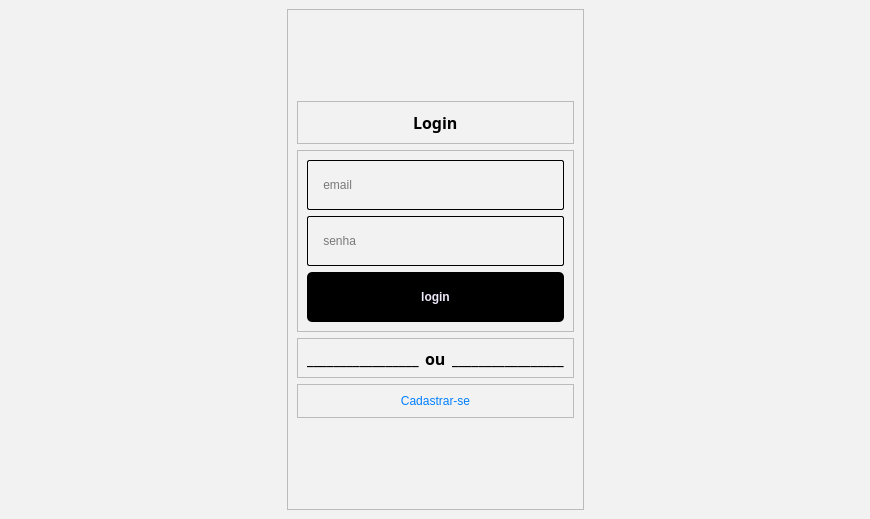
<?xml version="1.0" encoding="UTF-8"?>
<ui version="4.0">
 <class>MainWindow</class>
 <widget class="QMainWindow" name="MainWindow">
  <property name="geometry">
   <rect>
    <x>0</x>
    <y>0</y>
    <width>870</width>
    <height>519</height>
   </rect>
  </property>
  <property name="windowTitle">
   <string>MainWindow</string>
  </property>
  <property name="styleSheet">
   <string notr="true">background-color: rgb(242, 242, 242)</string>
  </property>
  <widget class="QWidget" name="centralwidget">
   <layout class="QHBoxLayout" name="horizontalLayout">
    <item>
     <spacer name="horizontalSpacer">
      <property name="orientation">
       <enum>Qt::Horizontal</enum>
      </property>
      <property name="sizeHint" stdset="0">
       <size>
        <width>264</width>
        <height>20</height>
       </size>
      </property>
     </spacer>
    </item>
    <item>
     <spacer name="verticalSpacer">
      <property name="orientation">
       <enum>Qt::Vertical</enum>
      </property>
      <property name="sizeHint" stdset="0">
       <size>
        <width>0</width>
        <height>0</height>
       </size>
      </property>
     </spacer>
    </item>
    <item>
     <widget class="QFrame" name="frame">
      <property name="minimumSize">
       <size>
        <width>250</width>
        <height>0</height>
       </size>
      </property>
      <property name="maximumSize">
       <size>
        <width>300</width>
        <height>16777215</height>
       </size>
      </property>
      <property name="frameShape">
       <enum>QFrame::StyledPanel</enum>
      </property>
      <property name="frameShadow">
       <enum>QFrame::Raised</enum>
      </property>
      <layout class="QVBoxLayout" name="verticalLayout">
       <item>
        <spacer name="verticalSpacer_2">
         <property name="orientation">
          <enum>Qt::Vertical</enum>
         </property>
         <property name="sizeHint" stdset="0">
          <size>
           <width>20</width>
           <height>40</height>
          </size>
         </property>
        </spacer>
       </item>
       <item>
        <widget class="QFrame" name="frame_3">
         <property name="frameShape">
          <enum>QFrame::StyledPanel</enum>
         </property>
         <property name="frameShadow">
          <enum>QFrame::Raised</enum>
         </property>
         <layout class="QHBoxLayout" name="horizontalLayout_3">
          <item>
           <spacer name="horizontalSpacer_3">
            <property name="orientation">
             <enum>Qt::Horizontal</enum>
            </property>
            <property name="sizeHint" stdset="0">
             <size>
              <width>40</width>
              <height>20</height>
             </size>
            </property>
           </spacer>
          </item>
          <item>
           <widget class="QLabel" name="label_2">
            <property name="minimumSize">
             <size>
              <width>0</width>
              <height>0</height>
             </size>
            </property>
            <property name="maximumSize">
             <size>
              <width>100</width>
              <height>16777215</height>
             </size>
            </property>
            <property name="font">
             <font>
              <family>Noto Sans Georgian</family>
              <pointsize>12</pointsize>
              <weight>75</weight>
              <bold>true</bold>
             </font>
            </property>
            <property name="styleSheet">
             <string notr="true">QLabel{
text-align: center;
}</string>
            </property>
            <property name="text">
             <string>Login</string>
            </property>
           </widget>
          </item>
          <item>
           <spacer name="horizontalSpacer_4">
            <property name="orientation">
             <enum>Qt::Horizontal</enum>
            </property>
            <property name="sizeHint" stdset="0">
             <size>
              <width>40</width>
              <height>20</height>
             </size>
            </property>
           </spacer>
          </item>
         </layout>
        </widget>
       </item>
       <item>
        <widget class="QFrame" name="frame_4">
         <property name="frameShape">
          <enum>QFrame::StyledPanel</enum>
         </property>
         <property name="frameShadow">
          <enum>QFrame::Raised</enum>
         </property>
         <layout class="QVBoxLayout" name="verticalLayout_2">
          <item>
           <widget class="QLineEdit" name="login_lineEdit_cpf">
            <property name="minimumSize">
             <size>
              <width>0</width>
              <height>50</height>
             </size>
            </property>
            <property name="maximumSize">
             <size>
              <width>16777215</width>
              <height>16777215</height>
             </size>
            </property>
            <property name="styleSheet">
             <string notr="true">border-width: 1px;
border-color: black;
border-style: solid;
display: inline-block;
border-radius: 2px;</string>
            </property>
            <property name="inputMask">
             <string/>
            </property>
            <property name="text">
             <string/>
            </property>
            <property name="placeholderText">
             <string>    email</string>
            </property>
           </widget>
          </item>
          <item>
           <widget class="QLineEdit" name="login_lineEdit_senha">
            <property name="minimumSize">
             <size>
              <width>0</width>
              <height>50</height>
             </size>
            </property>
            <property name="styleSheet">
             <string notr="true">border-width: 1px;
border-color: black;
border-style: solid;
display: inline-block;
border-radius: 2px;</string>
            </property>
            <property name="inputMask">
             <string/>
            </property>
            <property name="text">
             <string/>
            </property>
            <property name="placeholderText">
             <string>    senha</string>
            </property>
           </widget>
          </item>
          <item>
           <widget class="QPushButton" name="login_pushButton_logar">
            <property name="minimumSize">
             <size>
              <width>0</width>
              <height>50</height>
             </size>
            </property>
            <property name="maximumSize">
             <size>
              <width>16777215</width>
              <height>16777215</height>
             </size>
            </property>
            <property name="font">
             <font>
              <weight>75</weight>
              <bold>true</bold>
             </font>
            </property>
            <property name="cursor">
             <cursorShape>PointingHandCursor</cursorShape>
            </property>
            <property name="styleSheet">
             <string notr="true">QPushButton{
	border-radius: 5px;
	border-image: url(:/Close_Image/cil-x.png);
	background-position: center;
		
	color: rgb(240, 233, 249);
	background-color: rgb(0, 0, 0);
	
}
QPushButton:hover{
	
	
	background-color: rgb(42, 42, 42);
	color: rgb(240, 233, 249);
}
QPushButton:pressed{
	background-color: rgb(35, 35, 35);
	color: rgb(200, 200, 200);
}

</string>
            </property>
            <property name="text">
             <string>login</string>
            </property>
           </widget>
          </item>
         </layout>
        </widget>
       </item>
       <item>
        <widget class="QFrame" name="frame_2">
         <property name="minimumSize">
          <size>
           <width>0</width>
           <height>40</height>
          </size>
         </property>
         <property name="maximumSize">
          <size>
           <width>16777215</width>
           <height>40</height>
          </size>
         </property>
         <property name="frameShape">
          <enum>QFrame::StyledPanel</enum>
         </property>
         <property name="frameShadow">
          <enum>QFrame::Raised</enum>
         </property>
         <layout class="QHBoxLayout" name="horizontalLayout_2">
          <item>
           <widget class="QLabel" name="label_6">
            <property name="minimumSize">
             <size>
              <width>0</width>
              <height>0</height>
             </size>
            </property>
            <property name="maximumSize">
             <size>
              <width>16777215</width>
              <height>16777215</height>
             </size>
            </property>
            <property name="font">
             <font>
              <family>Noto Sans Georgian</family>
              <pointsize>12</pointsize>
              <weight>75</weight>
              <bold>true</bold>
             </font>
            </property>
            <property name="styleSheet">
             <string notr="true">QLabel{
text-align: center;
}</string>
            </property>
            <property name="text">
             <string>_________________</string>
            </property>
           </widget>
          </item>
          <item>
           <widget class="QLabel" name="label_4">
            <property name="minimumSize">
             <size>
              <width>0</width>
              <height>0</height>
             </size>
            </property>
            <property name="maximumSize">
             <size>
              <width>100</width>
              <height>16777215</height>
             </size>
            </property>
            <property name="font">
             <font>
              <family>Noto Sans Georgian</family>
              <pointsize>12</pointsize>
              <weight>75</weight>
              <bold>true</bold>
             </font>
            </property>
            <property name="styleSheet">
             <string notr="true">QLabel{
text-align: center;
}</string>
            </property>
            <property name="text">
             <string>ou</string>
            </property>
           </widget>
          </item>
          <item>
           <widget class="QLabel" name="label_5">
            <property name="minimumSize">
             <size>
              <width>0</width>
              <height>0</height>
             </size>
            </property>
            <property name="maximumSize">
             <size>
              <width>16777215</width>
              <height>16777215</height>
             </size>
            </property>
            <property name="font">
             <font>
              <family>Noto Sans Georgian</family>
              <pointsize>12</pointsize>
              <weight>75</weight>
              <bold>true</bold>
             </font>
            </property>
            <property name="styleSheet">
             <string notr="true">QLabel{
text-align: center;
}</string>
            </property>
            <property name="text">
             <string>_________________</string>
            </property>
           </widget>
          </item>
         </layout>
        </widget>
       </item>
       <item>
        <widget class="QFrame" name="frame_5">
         <property name="minimumSize">
          <size>
           <width>0</width>
           <height>30</height>
          </size>
         </property>
         <property name="maximumSize">
          <size>
           <width>16777215</width>
           <height>16777215</height>
          </size>
         </property>
         <property name="frameShape">
          <enum>QFrame::StyledPanel</enum>
         </property>
         <property name="frameShadow">
          <enum>QFrame::Raised</enum>
         </property>
         <layout class="QHBoxLayout" name="horizontalLayout_4">
          <item>
           <widget class="QPushButton" name="login_pushButton_entrar_cadastro">
            <property name="maximumSize">
             <size>
              <width>300</width>
              <height>16777215</height>
             </size>
            </property>
            <property name="cursor">
             <cursorShape>PointingHandCursor</cursorShape>
            </property>
            <property name="styleSheet">
             <string notr="true">QPushButton{
	border-radius: 5px;
	border-image: url(:/Close_Image/cil-x.png);
	background-position: center;
	
	color: rgb(0,127,255);
}


</string>
            </property>
            <property name="text">
             <string>Cadastrar-se</string>
            </property>
           </widget>
          </item>
         </layout>
        </widget>
       </item>
       <item>
        <spacer name="verticalSpacer_3">
         <property name="orientation">
          <enum>Qt::Vertical</enum>
         </property>
         <property name="sizeHint" stdset="0">
          <size>
           <width>20</width>
           <height>40</height>
          </size>
         </property>
        </spacer>
       </item>
      </layout>
     </widget>
    </item>
    <item>
     <spacer name="horizontalSpacer_2">
      <property name="orientation">
       <enum>Qt::Horizontal</enum>
      </property>
      <property name="sizeHint" stdset="0">
       <size>
        <width>264</width>
        <height>20</height>
       </size>
      </property>
     </spacer>
    </item>
   </layout>
  </widget>
 </widget>
 <resources/>
 <connections/>
</ui>
